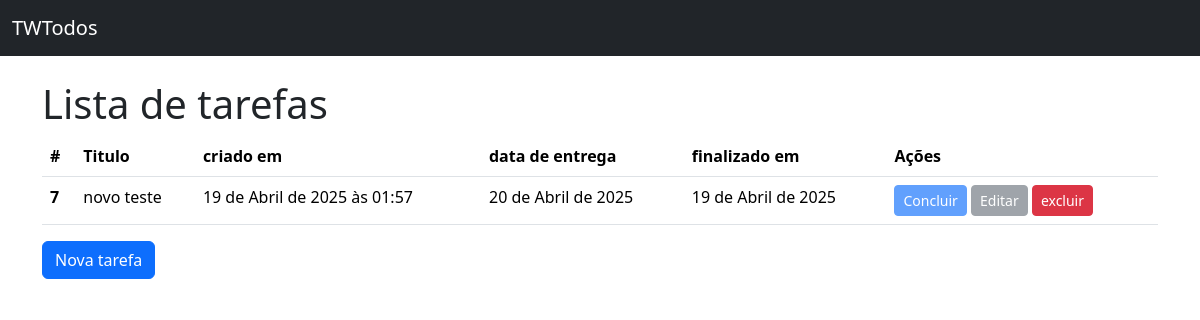
The page / on the database its author committed.
### todos/models.py (models this page shows, shortened)
class Todo(models.Model):
    title = models.CharField(verbose_name="Titulo",max_length=100, null=False, blank=False)
    created_at = models.DateTimeField(verbose_name="data de entrega",auto_now_add=True, null=False, blank=False)
    deadline = models.DateField(null=False, blank=False)
    finished_at = models.DateField(null=True,)
    class Meta:
        ordering = ["deadline"]

### todos/views.py (the view)
# urls.py: path("", TodoListView.as_view(), name="todo_list"),
class TodoListView(ListView):
    model = Todo

### todos/templates/todos/todo_list.html (shortened to what this page needs)
{% extends "base.html" %}
  {% block content %}
    <h1>Lista de tarefas</h1>
    {%if todo_list%}
      <table class="table">
        <thead>
          <tr>
            <th scope="col">#</th>
            <th scope="col">Titulo</th>
            <th scope="col">criado em</th>
            <th scope="col">data de entrega</th>
            <th scope="col">finalizado em</th>
            <th scope="col">Ações</th>
          </tr>
        </thead>
        <tbody>
          {% for todo in todo_list %}
            <tr>
            <th scope="row">{{todo.pk}}</th>
            <td>{{todo.title}}</td>
            <td>{{todo.created_at}}</td>
            <td>{{todo.deadline|default:"-"}}</td>
            <td>{{todo.finished_at|default:"-"}}</td>
            <td>
              <a
                href="{% url 'todo_complete' pk=todo.pk %}"
                class="btn btn-primary btn-sm {% if todo.finished_at %}disabled{% endif %}">Concluir
              </a>
              <a
                href="{% url 'todo_update' pk=todo.pk %}"
                class="btn btn-secondary btn-sm {% if todo.finished_at %}disabled{% endif %}">Editar
              </a>
              <a href="{% url 'todo_delete' pk=todo.pk %}" class="btn btn-danger btn-sm">excluir</a>
            </td>
            </tr>
          {% endfor %}
        </tbody>
      </table>
    {%else%}
      <div class="alert alert-warning" role="alert">
        Nenhuma tarefa encontrada.
      </div>
    {%endif%}
    <a href="{% url 'todo_create' %}" class="btn btn-primary">Nova tarefa</a>
  {% endblock content %}

### todos/templates/base.html (shortened to what this page needs)
<!DOCTYPE html>
<html lang="pt -BR">
  <head>
    <link href="https://cdn.jsdelivr.net/npm/bootstrap@5.3.5/dist/css/bootstrap.min.css" rel="stylesheet">
  </head>
  <body>
    <nav class="navbar bg-dark mb-4"  data-bs-theme="dark">
        <div class="container-fluid">
          <a class="navbar-brand" href="{% url "todo_list"%}">TWTodos</a>
        </div>
    </nav>
    <main class="container">
        {% block content%}{% endblock content %}
    </main>
  </body>
</html>

### rows shown on the page
Todo: pk "7", title "novo teste", created_at "19 de Abril de 2025 às 01:57", deadline "20 de Abril de 2025", finished_at "19 de Abril de 2025"
